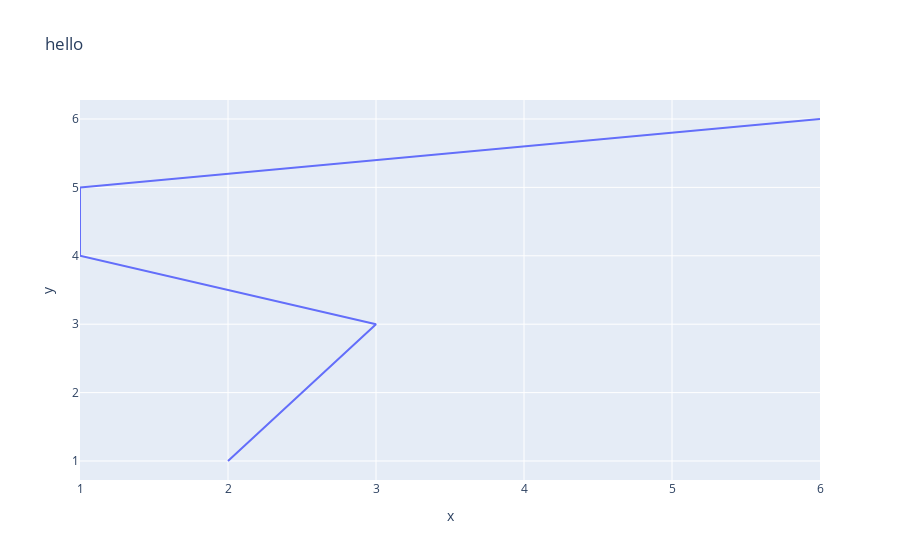

The cell this chart's notebook holds for it:
### Markdown cell above
## Program

### Code cell
import plotly.express as px
x = [2,3,1,1,6]
y = [1,3,4,5,6]
fig = px.line( 
            x = x ,
			y = y ,
			title = input("Please input the title of the graph: ")
)
fig.show()

### Figure 1 — Plotly figure (JSON) as saved in the notebook; plotly's stock layout.template omitted (floating-point values rounded to 4 significant figures)
{"data": [{"hovertemplate": "x=%{x}<br>y=%{y}<extra></extra>", "legendgroup": "", "line": {"color": "#636efa", "dash": "solid"}, "marker": {"symbol": "circle"}, "mode": "lines", "name": "", "orientation": "v", "showlegend": false, "type": "scatter", "x": [2, 3, 1, 1, 6], "xaxis": "x", "y": [1, 3, 4, 5, 6], "yaxis": "y"}], "layout": {"autosize": true, "legend": {"tracegroupgap": 0}, "title": {"text": "hello"}, "xaxis": {"anchor": "y", "autorange": true, "domain": [0, 1], "range": [1, 6], "title": {"text": "x"}, "type": "linear"}, "yaxis": {"anchor": "x", "autorange": true, "domain": [0, 1], "range": [0.7222, 6.278], "title": {"text": "y"}, "type": "linear"}}}
